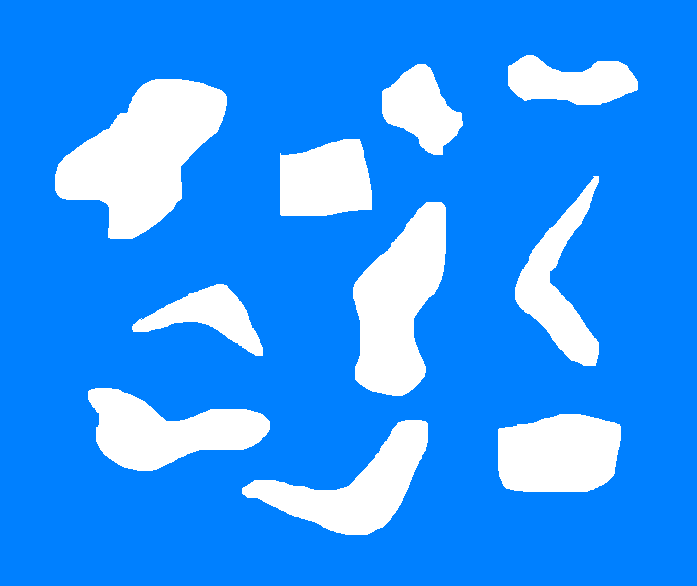
#> input picture images/random_shapes.png, 697 x 586 px
$ python -i cap7_segmentacion.py   (imports and definitions only)
#> lines starting #> are read from the running program, lines starting #| are printed output that depends on the picture; after the words box and inside, x2 and y2 are one past the last pixel; in counts of white or black regions, pixels touching at a corner belong together
#> further down, picture is the input picture: shape (586, 697, 3); mean B, G, R 255, 151.8, 47.9
import streamlit as st
import cv2
import numpy as np
from tempfile import NamedTemporaryFile

# ============================================================
# Función para extraer todos los contornos de la imagen
# ============================================================
def get_all_contours(img):
    ref_gray = cv2.cvtColor(img, cv2.COLOR_BGR2GRAY)
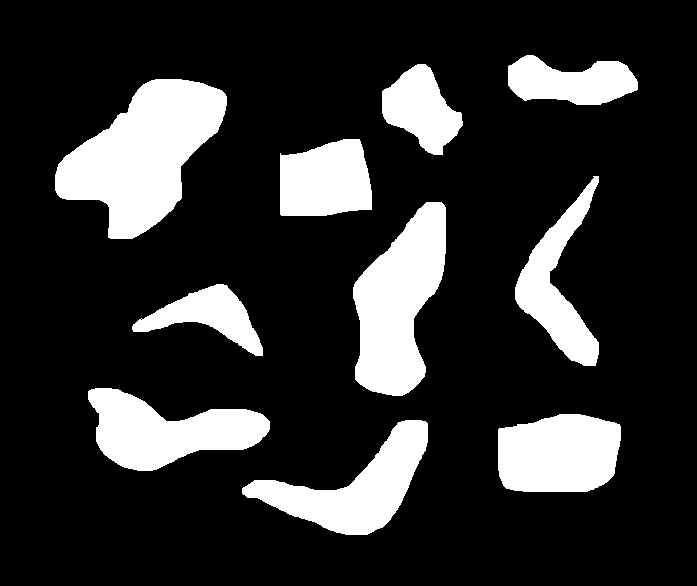
#> ref_gray: shape (586, 697); values 104 (black) and 255 (white), 18.8% white; 10 white regions, largest, box (x1, y1, x2, y2) and area: (55, 79, 227, 239) 15310, (353, 202, 446, 396) 11370, (88, 388, 270, 471) 8603
    ret, thresh = cv2.threshold(ref_gray, 127, 255, 0)
#> thresh: shape (586, 697); 18.8% white; 10 white regions
    contours, hierarchy = cv2.findContours(
        thresh.copy(), cv2.RETR_LIST, cv2.CHAIN_APPROX_SIMPLE
    )
#> contours = 11 contours, 1 with area under 20; largest, box (x1, y1, x2, y2) and area: (55, 79, 227, 239) 15068, (353, 202, 446, 396) 11146, (88, 388, 270, 471) 8390, (242, 420, 428, 535) 8240, (498, 414, 621, 492) 8146
    return contours

# ============================================================
# Función principal para segmentación y censura
# ============================================================
def detectar_formas(img):
    img_orig = np.copy(img)
    input_contours = get_all_contours(img)
#> input_contours has the same summary as contours in get_all_contours
    solidity_values = []

    # Calcular la solidez de cada contorno
    for contour in input_contours:
        area_contour = cv2.contourArea(contour)
        convex_hull = cv2.convexHull(contour)
        area_hull = cv2.contourArea(convex_hull)
        if area_hull > 0:
            solidity = float(area_contour) / area_hull
            solidity_values.append(solidity)
        else:
            solidity_values.append(0)
#> this loop made 11 passes
#> (area_contour, area_hull, solidity) on passes 1, 2, 3, 5, 6, 7, 8, 9, 10, 11: (8240, 11979, 0.688), (8146.5, 8294, 0.982), (8390.5, 10387.5, 0.808), (3685, 5300.5, 0.695), (11146.5, 12756.5, 0.874), (5803.5, 9985, 0.581), (5839, 6081, 0.96), (15068, 17139, 0.879), (4211.5, 4735.5, 0.889), (4317, 5191.5, 0.832)
#> after the loop, solidity_values = [0.688, 0.982, 0.808, 1, 0.695, 0.874, 0.581, 0.96, 0.879, 0.889, 0.832]

    # Agrupar por K-Means según la solidez
    if len(solidity_values) < 2:
        return img, img_orig  # No hay suficientes formas

    criteria = (cv2.TERM_CRITERIA_EPS + cv2.TERM_CRITERIA_MAX_ITER, 10, 1.0)
    flags = cv2.KMEANS_RANDOM_CENTERS
    solidity_values = np.array(solidity_values).reshape((-1, 1)).astype("float32")
    compactness, labels, centers = cv2.kmeans(solidity_values, 2, None, criteria, 10, flags)
#> compactness = 0.0429; labels = [1, 0, 0, 0, 1, 0, 1, 0, 0, 0, 0]; centers = [0.903, 0.655]

    # Elegir la clase con menor centroide (formas más sólidas)
    closest_class = np.argmin(centers)
#> closest_class = 1
    output_contours = []
    for i in range(len(solidity_values)):
        if labels[i] == closest_class:
            output_contours.append(input_contours[i])
#> this loop made 11 passes
#> after the loop, output_contours = 3 contours; box (x1, y1, x2, y2) and area: (242, 420, 428, 535) 8240, (515, 176, 599, 366) 5804, (132, 284, 263, 356) 3685

    # Dibujar los contornos detectados
    img_contornos = np.copy(img)
    cv2.drawContours(img_contornos, output_contours, -1, (0, 0, 0), 3)
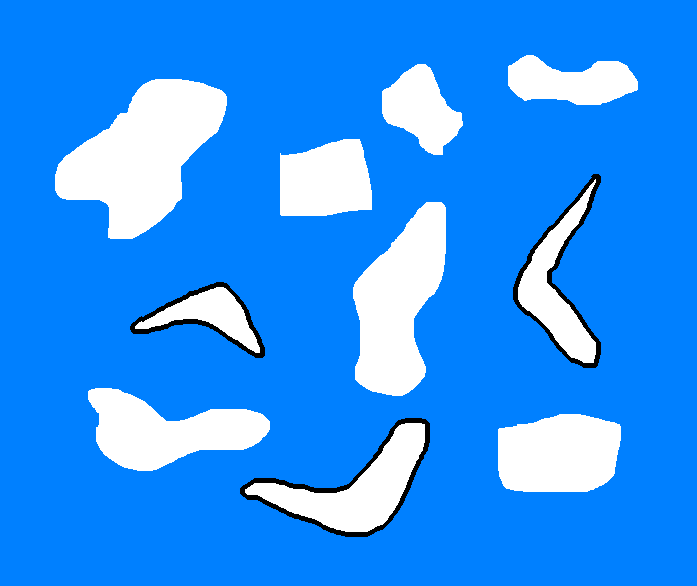
#> img_contornos: shape (586, 697, 3); 1.42% of pixels changed, all inside (x1, y1, x2, y2) = (130, 174, 601, 537)

    # Censurar las regiones detectadas
    img_censurado = np.copy(img_orig)
    for contour in output_contours:
        rect = cv2.minAreaRect(contour)
        box = cv2.boxPoints(rect)
        box = box.astype(int)   # ✅ compatible con NumPy >= 1.24
        cv2.drawContours(img_censurado, [box], 0, (0, 0, 0), -1)
#> this loop made 3 passes
#> (rect, box) on passes 1 to 3: (((348.1, 491.8), (197.8, 92.31), -21.94), [[273, 571], [239, 485], [422, 412], [457, 497]]), (((202.5, 312.3), (63.49, 133.2), -78.87), [[261, 356], [131, 330], [143, 268], [273, 294]]), (((556.5, 270.5), (189, 83), -90), [[598, 365], [515, 365], [515, 176], [598, 176]])
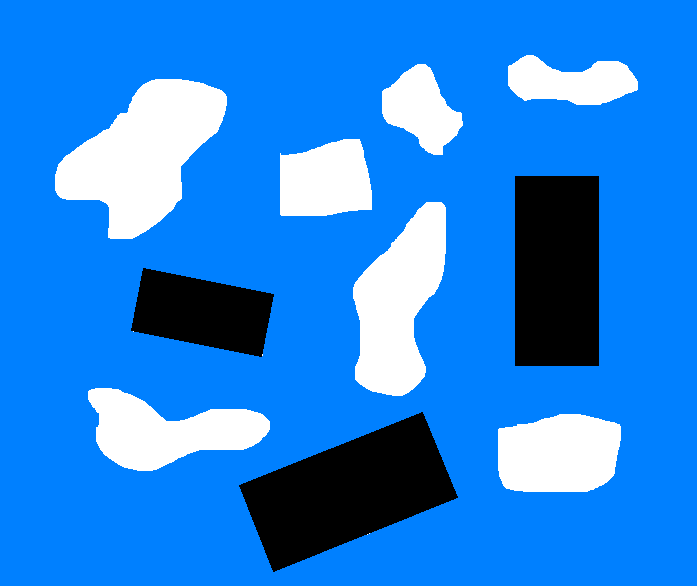
#> img_censurado: shape (586, 697, 3); 10.53% of pixels changed, all inside (x1, y1, x2, y2) = (131, 176, 599, 572)


    return img_contornos, img_censurado

# ============================================================
# INTERFAZ STREAMLIT
# ============================================================
def run():
    st.header("Capítulo 7: Detección de Formas y Segmentación / Detecting Shapes and Segmenting")
    st.markdown("""
    En este capítulo se estudia la **segmentación de imágenes**, proceso clave para:
    - Identificar regiones de interés.
    - Detectar formas geométricas (círculos, rectángulos, contornos).
    - Separar el fondo del objeto principal.

    En este ejercicio se usa **solidez (convexidad)** y **K-Means** para agrupar las formas y censurar algunas.
    """)

    st.info("👉 Puedes usar la imagen base `random_shapes.png` o subir una propia.")

    # Cargar imagen base o subida
    uploaded_file = st.file_uploader("Sube una imagen (opcional)", type=["png", "jpg", "jpeg"])
    if uploaded_file is not None:
        file_bytes = np.asarray(bytearray(uploaded_file.read()), dtype=np.uint8)
        img = cv2.imdecode(file_bytes, cv2.IMREAD_COLOR)
    else:
        img = cv2.imread("./images/random_shapes.png")

    if img is None:
        st.error("⚠️ No se pudo cargar la imagen. Verifica la ruta o sube otra imagen.")
        return

    st.image(cv2.cvtColor(img, cv2.COLOR_BGR2RGB), caption="Imagen original", use_container_width=True)

    if st.button("Procesar imagen"):
        img_contornos, img_censurado = detectar_formas(img)

        col1, col2 = st.columns(2)
        with col1:
            st.image(cv2.cvtColor(img_contornos, cv2.COLOR_BGR2RGB), caption="Formas detectadas")
        with col2:
            st.image(cv2.cvtColor(img_censurado, cv2.COLOR_BGR2RGB), caption="Regiones censuradas")

        st.success("✅ Segmentación y detección completadas con éxito.")

>>> import cv2
>>> picture = cv2.imread('images/random_shapes.png')
>>> result = detectar_formas(picture)
